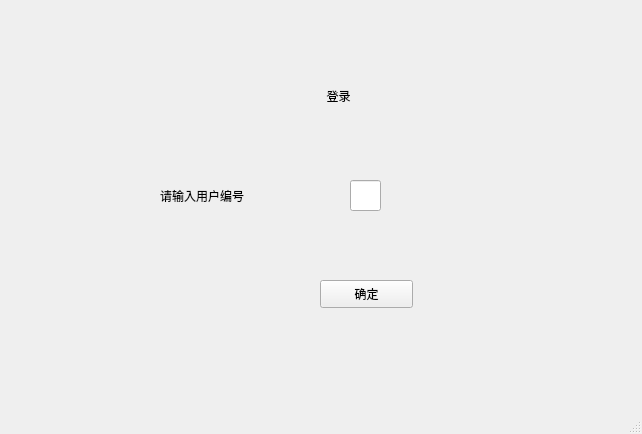
<?xml version="1.0" encoding="UTF-8"?>
<ui version="4.0">
 <class>MainWindow</class>
 <widget class="QMainWindow" name="MainWindow">
  <property name="geometry">
   <rect>
    <x>0</x>
    <y>0</y>
    <width>642</width>
    <height>434</height>
   </rect>
  </property>
  <property name="windowTitle">
   <string>MainWindow</string>
  </property>
  <widget class="QWidget" name="centralwidget">
   <widget class="QPushButton" name="pushButton">
    <property name="geometry">
     <rect>
      <x>320</x>
      <y>280</y>
      <width>93</width>
      <height>28</height>
     </rect>
    </property>
    <property name="text">
     <string>确定</string>
    </property>
   </widget>
   <widget class="QLineEdit" name="lineEdit">
    <property name="geometry">
     <rect>
      <x>350</x>
      <y>180</y>
      <width>31</width>
      <height>31</height>
     </rect>
    </property>
    <property name="text">
     <string/>
    </property>
   </widget>
   <widget class="QLabel" name="label">
    <property name="geometry">
     <rect>
      <x>310</x>
      <y>70</y>
      <width>111</width>
      <height>51</height>
     </rect>
    </property>
    <property name="text">
     <string>     登录</string>
    </property>
   </widget>
   <widget class="QLabel" name="label_2">
    <property name="geometry">
     <rect>
      <x>160</x>
      <y>170</y>
      <width>111</width>
      <height>51</height>
     </rect>
    </property>
    <property name="text">
     <string>请输入用户编号</string>
    </property>
   </widget>
  </widget>
  <widget class="QMenuBar" name="menubar">
   <property name="geometry">
    <rect>
     <x>0</x>
     <y>0</y>
     <width>642</width>
     <height>26</height>
    </rect>
   </property>
  </widget>
  <widget class="QStatusBar" name="statusbar"/>
 </widget>
 <resources/>
 <connections/>
</ui>
